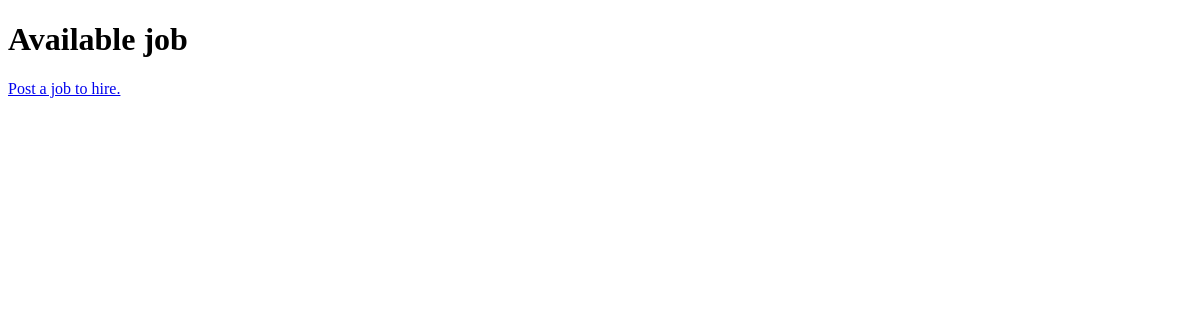
The app's page /, older data.
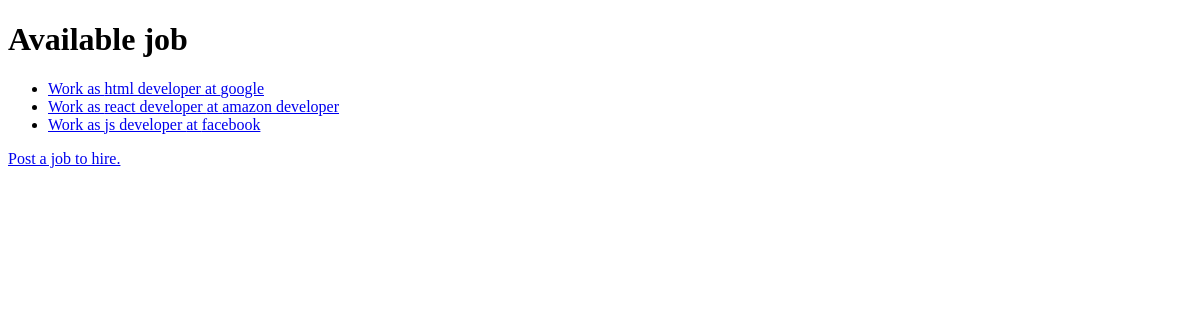
The same page, newer data.
### Postjob/models.py (models this page shows, shortened)
class Job(models.Model):
    title = models.CharField(max_length=255)
    company = models.CharField(max_length=255)
    description = models.TextField()
    location = models.CharField(max_length=255)
    posted_at = models.DateTimeField(auto_now_add=True)

### Postjob/views.py (the view)
# urls.py: path('', views.job_list, name='job_list'),
def job_list (request):
    jobs = Job.objects.all()
    return render (request, 'Postjob/job_list.html', {
        'jobs': jobs
    })

### Postjob/templates/Postjob/job_list.html (shortened to what this page needs)
<!DOCTYPE html>
<html lang="en">
<head>
</head>
<body>
    <h1>Available job</h1>
    <ul>
        {% for job in jobs %}
        <li><a href="{% url 'job_detail' job.id %}">Work as {{job.title}} at {{job.company}}</a></li>
        {%endfor%}
    </ul>
    <a href="{% url 'job_post' %}">Post a job to hire.</a>
</body>
</html>

Row changes from the older to the newer data that the page shows:
added Job: title "html developer", company "google"
added Job: title "react developer", company "amazon developer"
added Job: title "js developer", company "facebook"
